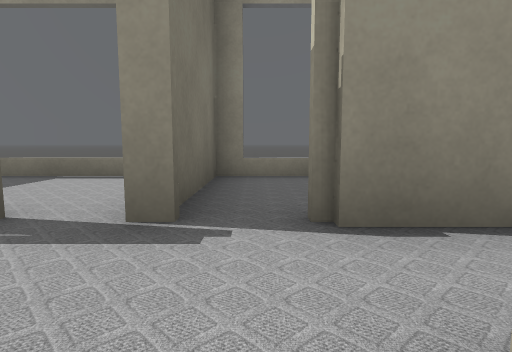
view 1 (above)

22 first-person views from a walk through a Gazebo world. The camera is 0.5 m above the floor, tilts 6° down and sees 80° across. Floor lines are 1 m apart. The floor is counted in squares, 1 m on a side. Each view is taken from the middle of a square. On the plan, view 1 faces up. The plan holds only what a view shows up to about 9 squares ahead; the rest is blank. The place goes on beyond the plan. The robots in the file are not drawn.

view 2
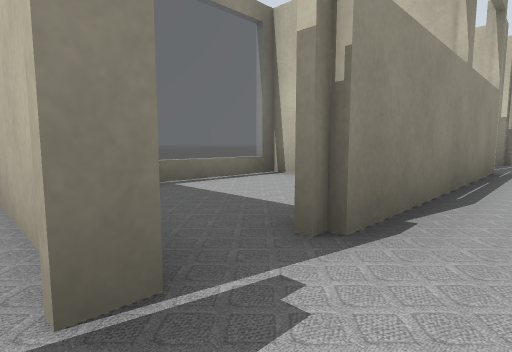

view 3
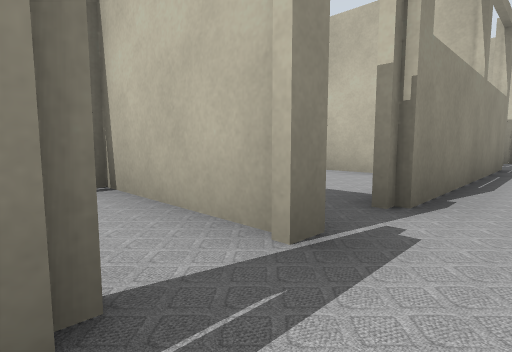

view 4
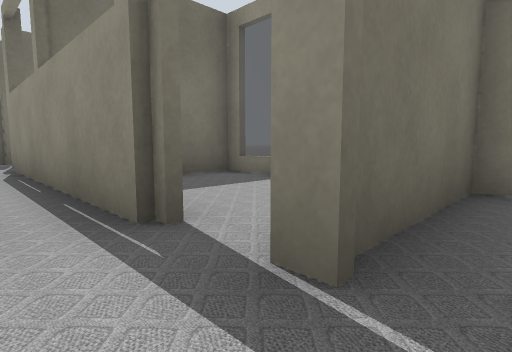

view 5
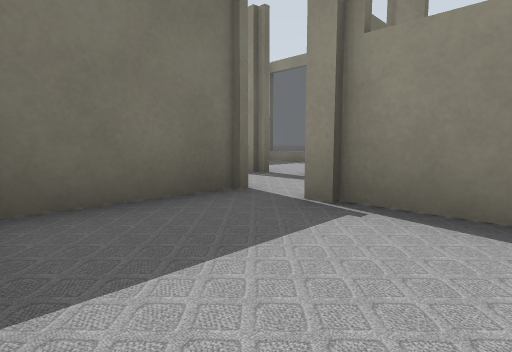

view 6
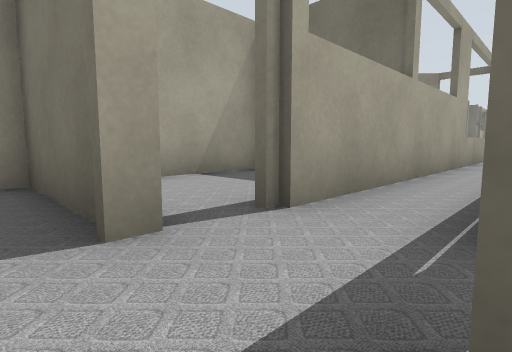

view 7
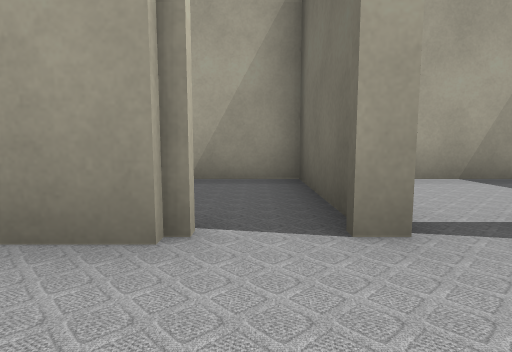

view 8
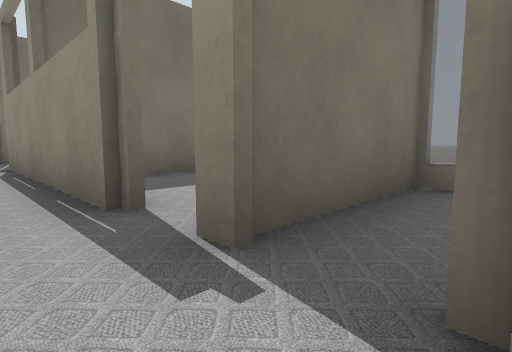

view 9
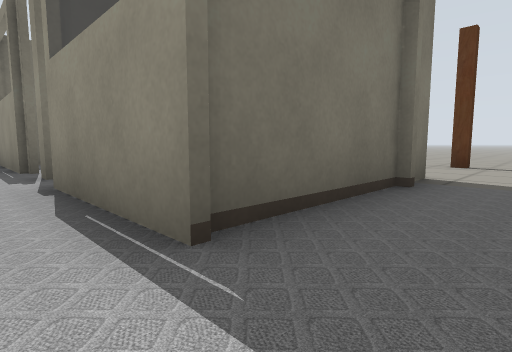

view 10
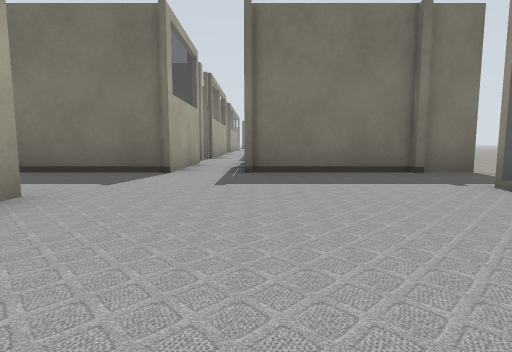

view 11
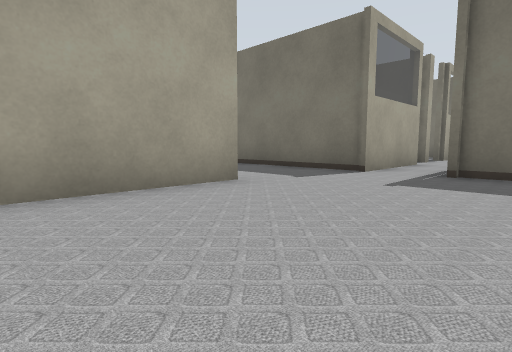

view 12
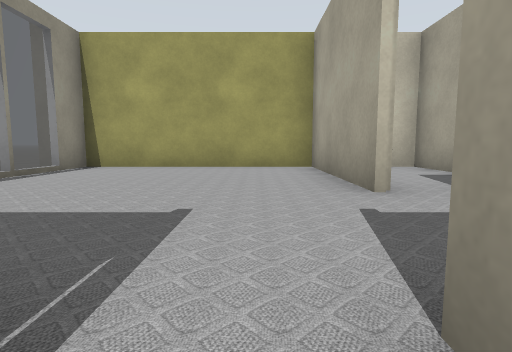

view 13
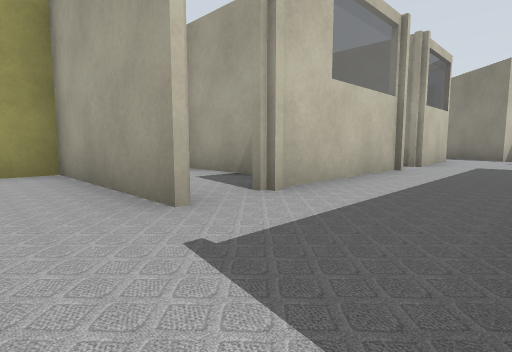

view 14
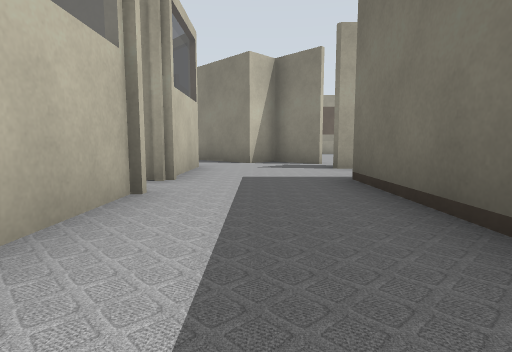

view 15
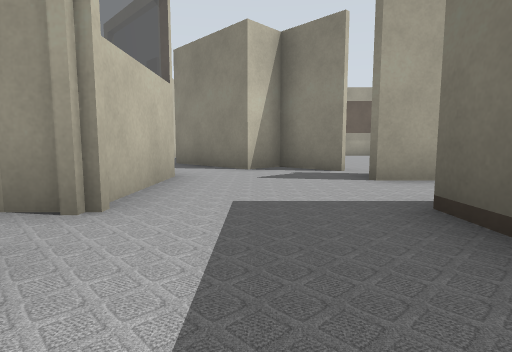

view 16
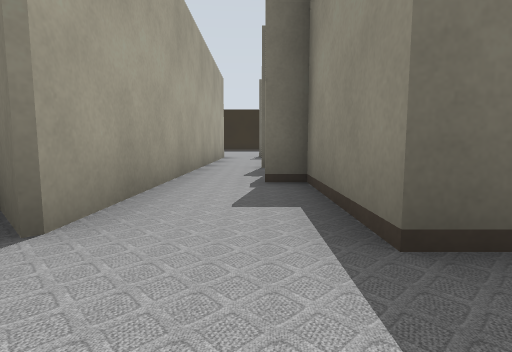

view 17
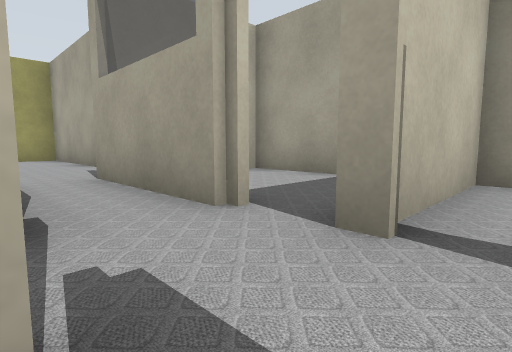

view 18
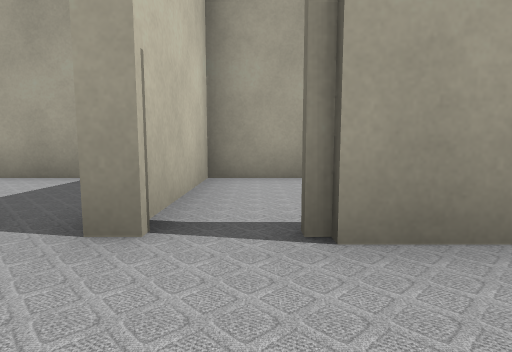

view 19
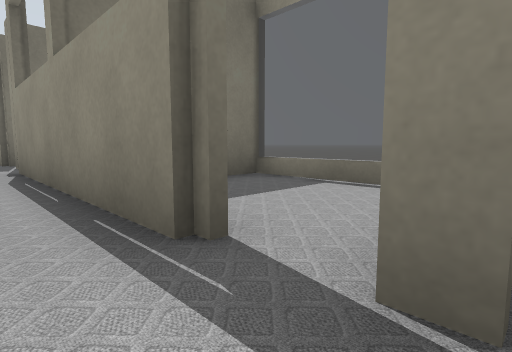

view 20
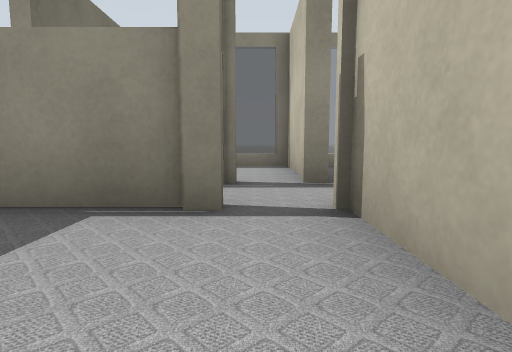

view 21
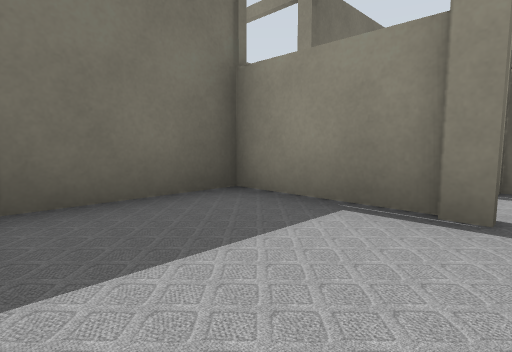

view 22
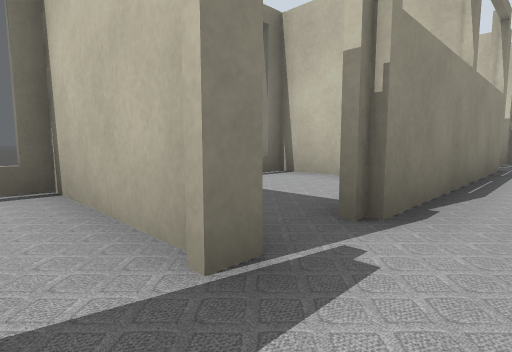

### Floor plan
Points are (right, up) in squares from view 1. A wall is a line through its corners. A room is listed if a view was taken in it or the views show most of it. See-through windows are left out.
Room 1 (views 1, 5)
walls: (1.9, 0.4) (0.2, 0.4); (-0.6, 0.5) (-0.6, -2.5) (1, -2.5)
ways out: opening at (0, 0) to room 2
Room 2 (views 2, 3, 4, 6, 7, 8, 9, 10, 11, 12, 13, 17, 18, 19, 22)
walls: (5.8, 1.9) (0.2, 1.9); (6.8, 1.9) (6.7, 1.9); (6.7, 0.5) (6.8, 0.5); (4.6, 0.5) (5.8, 0.5); (7.8, 0.5) (10.6, 0.5); (10.6, 4.8) (10.6, 1.9) (7.8, 1.9); (0.2, 0.5) (1.4, 0.5); (13.1, -0.2) (16.7, -0.2) (16.7, 4.7) (14.5, 4.7); (-1.6, 1.9) (-7.2, 1.9); (-10.2, 0.5) (-1.6, 0.5)
ways out: opening at (0, 0) to room 1; opening at (6, 0) to room 4; opening at (12.5, 0) to room 5; opening at (6, 2) to room 6; opening at (0, 2) to room 7; gap at (-2, 0) to room 8; opening at (12, 5); gap at (-7, 2); gap at (-2, 2); gap at (8, 0); gap at (8, 2)
Room 3 (views 14, 15, 16)
walls: (13.3, -5.2) (13.3, -1.2); (13.3, -8.8) (13.3, -6.2); (10.4, -9.6) (11.5, -10.7) (12.2, -10); (7, -8.2) (10.5, -8.2) (9.7, -8.9); (10.6, -0.5) (10.6, -6.3) (8, -6.3) (8, -7)
ways out: opening at (12, -1) to room 5
Room 4 (views 20, 21)
walls: (5.2, -2.5) (6.7, -2.5) (6.7, 0.5); (5.8, 0.4) (3.3, 0.4) (3.3, -1.9)
ways out: opening at (6, 0) to room 2
Room 5 (no view inside)
walls: (14.5, -2.5) (16.7, -2.5) (16.7, -1.9); (10.6, 0.5) (10.6, -0.5)
ways out: opening at (12.5, 0) to room 2; opening at (12, -1) to room 3
Room 6 (no view inside)
walls: (3.3, 4.8) (3.3, 1.8); (6.7, 1.9) (6.7, 4.8); (7.8, 4.7) (3.1, 4.7)
ways out: opening at (6, 2) to room 2
Room 7 (no view inside)
walls: (-0.6, 4.8) (-0.6, 1.9); (3.1, 4.7) (-0.9, 4.7); (3.2, 1.8) (3.2, 4.8)
ways out: opening at (0, 2) to room 2
Room 8 (no view inside)
walls: (-4.4, -2.5) (-2.2, -2.5)
ways out: gap at (-2, 0) to room 2

Where each view was taken, in squares from view 1:
view 1: 0 up, 0 right, facing up
view 2: 1 up, 1 left, facing up-right
view 3: 1 up, 2 left, facing up-right
view 4: 1 up, 0 right, facing up-left
view 5: 2 down, 2 right, facing up-left
view 6: 2 up, 0 right, facing down-left
view 7: 2 up, 0 right, facing down
view 8: 1 up, 8 right, facing up-left
view 9: 1 up, 12 right, facing up-left
view 10: 2 up, 16 right, facing left
view 11: 3 up, 16 right, facing down-left
view 12: 1 up, 10 right, facing right
view 13: 1 up, 11 right, facing down-right
view 14: 2 down, 12 right, facing down
view 15: 4 down, 12 right, facing down
view 16: 7 down, 12 right, facing left
view 17: 2 up, 6 right, facing down-right
view 18: 2 up, 6 right, facing down
view 19: 1 up, 7 right, facing up-left
view 20: 2 down, 6 right, facing up
view 21: 2 down, 6 right, facing up-left
view 22: 1 up, 9 left, facing up-right
